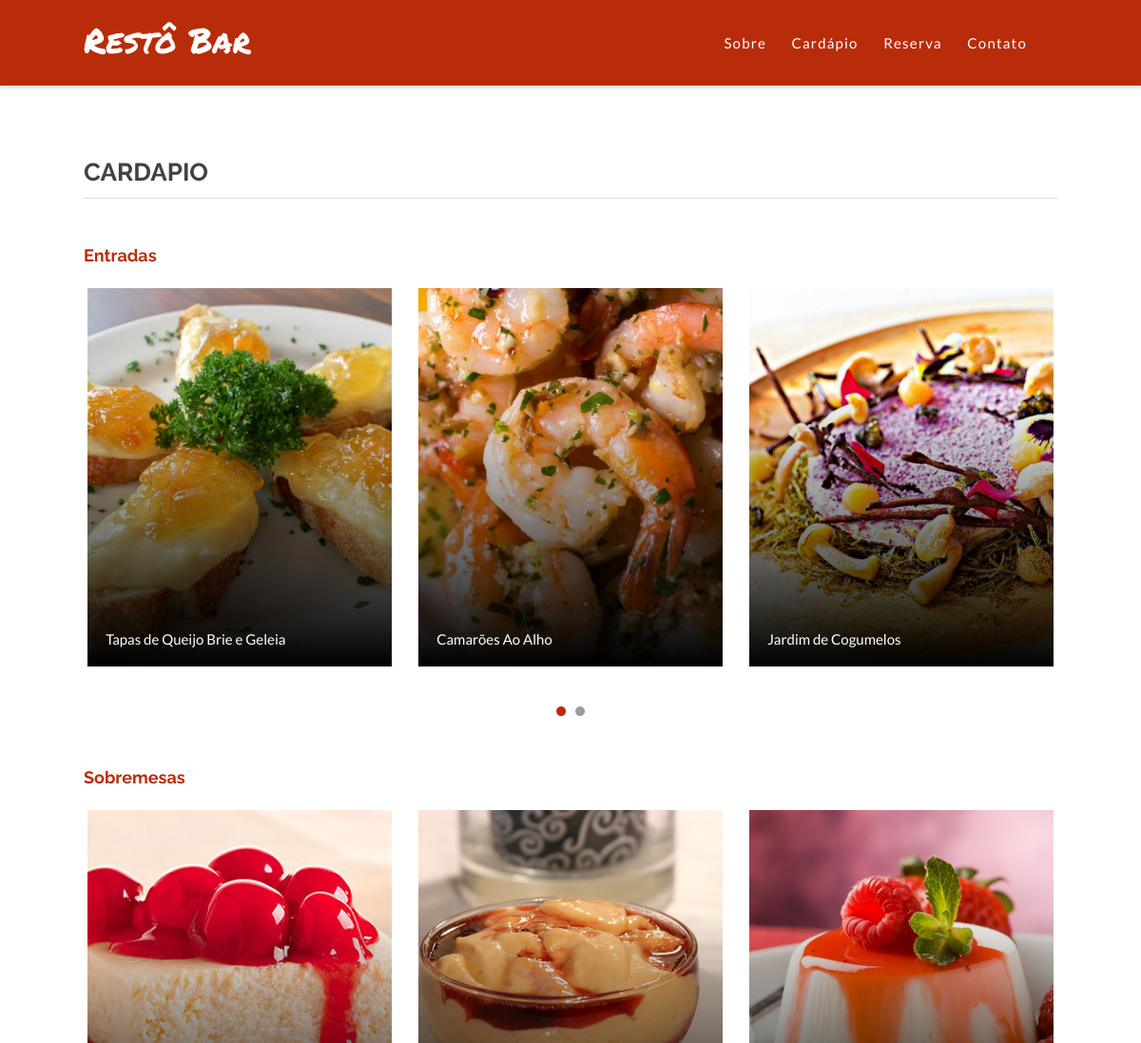
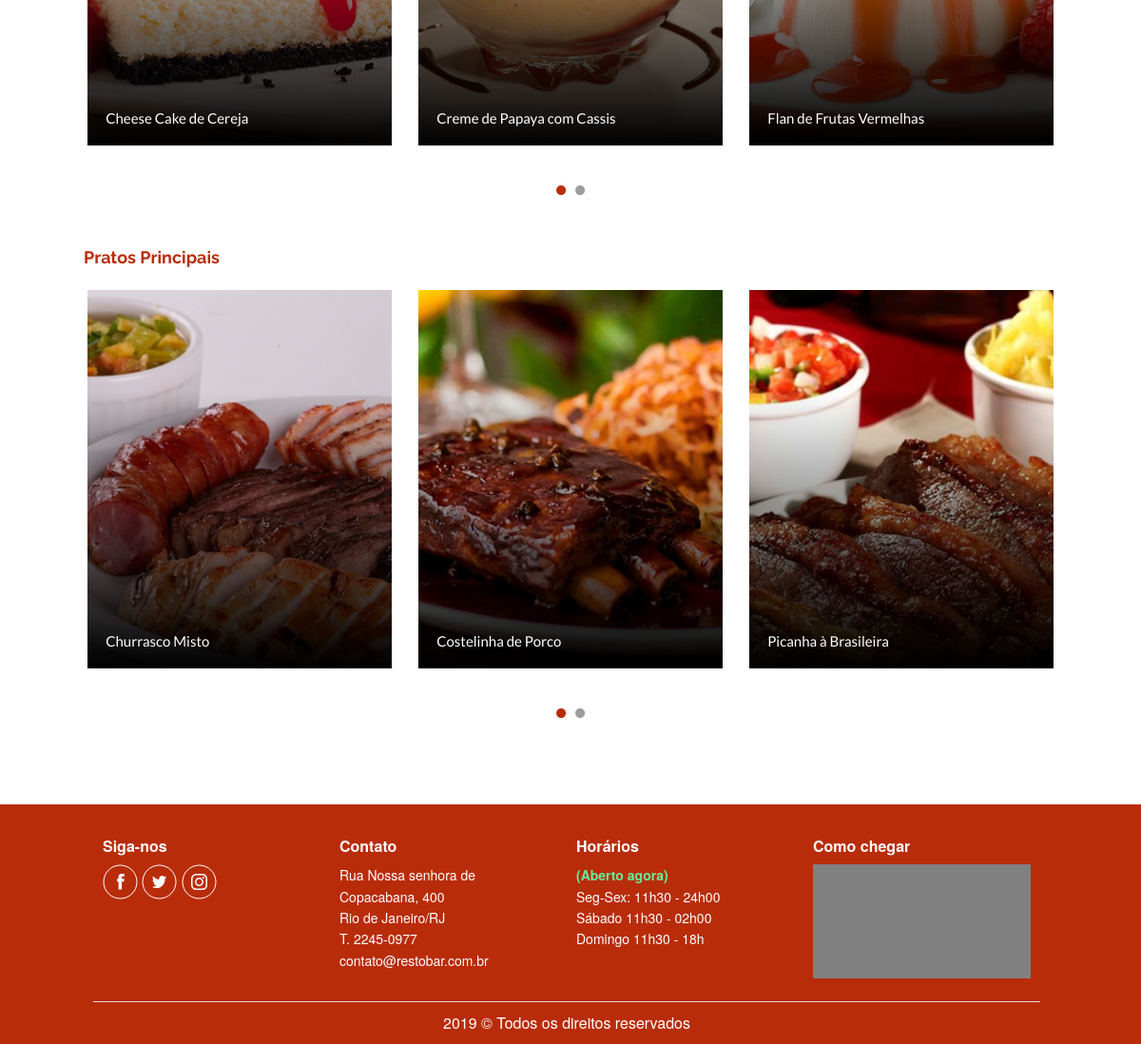
Page /cardapio.php on the committed database (2 pictures, top to bottom).
### tables this page shows
CREATE TABLE `pratos` (
  `codigo` varchar(30) NOT NULL,
  `nome` varchar(50) NOT NULL,
  `categoria` varchar(50) NOT NULL,
  `descricao` varchar(1000) NOT NULL,
  `preco` float NOT NULL,
  `calorias` int(11) NOT NULL,
  `destaque` tinyint(1) NOT NULL
);

### cardapio.php (the view)
<?php include 'header.php'; ?>
        <div class="cardapio-list small-11 large-12 columns no-padding small-centered">
            <div class="global-page-container">
                <div class="cardapio-title small-12 columns no-padding">
                    <h3>Cardapio</h3>
                    <hr></hr>
                </div>
                    <?php
                            $server = 'localhost';
                            $user = 'root';
                            $password = '';
                            $db_name = 'restaurante';
                            $port = '3306';
                            $db_connect = new mysqli($server,$user,$password,$db_name,$port);
                            mysqli_set_charset($db_connect,"utf8");
                            if ($db_connect->connect_error) {
                                echo 'Falha: ' . $db_connect->connect_error;
                            } else {
                                $sql = "SELECT DISTINCT categoria from pratos;";
                                $result = $db_connect->query($sql);
                                if ($result->num_rows > 0) {
                                    while ($row = $result->fetch_assoc()) {
                                            $categoria = $row['categoria'];
                                            ?>
                                <div class="category-slider small-12 columns no-padding">
                                    <h4><?php echo $categoria ?></h4>
                                    <div class="slider-cardapio">
                                        <div class="slider-002 small-12 small-centered columns">
                                            <?php
                                                $sql2 = "SELECT * from pratos WHERE categoria='$categoria'";
                                                $result2 = $db_connect->query($sql2);
                                                if ($result2->num_rows > 0) {
                                                    while ($row2 = $result2->fetch_assoc()) { ?>
                                                     <div class="cardapio-item-outer bounce-hover small-10 medium-4 columns">
                                                        <div class="cardapio-item">
                                                            <a href="prato.php?prato=<?php echo $row2['codigo']; ?>">
                                                                <div class="item-image">
                                                                    <img src="img/cardapio/<?php echo $row2['codigo']; ?>.jpg" alt="<?php echo $row2['nome']; ?>"/>
                                                                </div>
                                                                <div class="item-info">
                                                                    <div class="title"><?php echo $row2['nome']; ?></div>
                                                                </div>
                                                                <div class="gradient-filter">
                                                                </div>
                                                            </a>
                                                        </div>
                                                    </div>
                                                    <?php }
                                                }
                                             ?>
                                        </div>
                                    </div>
                            </div>
                                   <?php }
                                } else {
                                    'Não há pratos.';
                                }
                            }
                        ?>
            </div>
        </div>
<?php include 'footer.php'; ?>

### header.php (shortened to what this page needs)
<!doctype html>
<html class="no-js" lang="en">
    <head>
        <link rel="stylesheet" href="css/foundation.css" />
        <link rel="stylesheet" href="css/slick.css" />
        <link rel="stylesheet" href="css/style.css" />
    </head>
    <body>
		<header>
			<div class="main-header large-12 columns no-padding">
				<div class="global-page-container">
					<div class="logo small-6 small-offset-3 large-3 large-offset-0 columns no-padding">
						<a href="index.php" title="home">
							<div class="table">
								<div class="table-cell">
									<h1>Restô Bar</h1>
								</div>
							</div>
						</a>
					</div>
					<div class="main-menu show-for-large-up large-9 columns text-right">
						<div class="table">
							<div class="table-cell">
								<ul class="menu-items">
                                   <?php include 'navegation-list.php'; ?>
								</ul>
							</div>
						</div>
					</div>
				</div>
			</div>
                                   <?php include 'navegation-list.php'; ?>
		</header>
		<div class="ghost-element">
		</div>

### navegation-list.php
<li><a href="index.php#about-us">Sobre</a></li>
<li><a href="cardapio.php">Cardápio</a></li>
<li><a href="index.php#contact-us">Reserva</a></li>
<li><a href="index.php#footer">Contato</a></li>

### footer.php (shortened to what this page needs)
<footer id="footer" class="small-12 columns no-padding">
            <div class="global-page-container">
                <div class="small-11 small-centered large-12 columns footer-section">
                    <div class="follow-us small-5 medium-3 small-offset-1 medium-offset-0 columns">
                        <h4 class="footer-section-title">Siga-nos</h4>
                        <a href="http://www.facebook.com"><img src="img/social-icons/facebook.svg" alt="facebook-icon"></a>
                        <a href="http://www.twitter.com"><img src="img/social-icons/twitter.svg" alt="facebook-icon"></a>
                        <a href="http://www.instagram.com"><img src="img/social-icons/instagram.svg" alt="facebook-icon"></a>
                    </div>
                    <div class="contato small-5 medium-3 small-offset-1 medium-offset-0 columns">
                        <h4 class="footer-section-title">Contato</h4>
                        <p>
                            Rua Nossa senhora de Copacabana, 400<br>
                            Rio de Janeiro/RJ<br>
                            T. 2245-0977<br>
                            contato@restobar.com.br
                        </p>
                    </div>
                    <div class="horario small-5 medium-3 small-offset-1 medium-offset-0 columns">
                        <h4 class="footer-section-title">Horários</h4>
                        <?php
                            $dia_semana = date('w');
                            $agora = strtotime('now');
                            $inicio_dia = strtotime('today');
                            $hora_atual = $agora - $inicio_dia;
                            if ($dia_semana >= 1 && $dia_semana <= 6) {
                                if ($hora_atual < 41400) {
                                    $texto_horario = '(Fechado agora)';
                                    $classe_horario = 'horario-fechado';
                                } else{
                                    $texto_horario = '(Aberto agora)';
                                    $classe_horario = 'horario-aberto';
                                }
                            }
                         ?>
                        <p><span class="<?php echo $classe_horario; ?>"><?php echo $texto_horario;?></span><br>
                        Seg-Sex: 11h30 - 24h00<br>
                        Sábado 11h30 - 02h00<br>
                        Domingo 11h30 - 18h</p>
                    </div>
                    <div class="como-chegar small-5 medium-3 small-offset-1 medium-offset-0 columns">
                        <h4 class="footer-section-title">Como chegar</h4>
                        <div id="map"></div>
                    </div>
                    <hr></hr>
                    <div class="copyright small-12 columns">
                        <?php echo date('Y') ?> &copy; Todos os direitos reservados
                    </div>
                </div>
            </div>
        </footer>
    </body>
</html>

### rows in the picture
pratos: codigo (picture), nome "Tapas de Queijo Brie e Geleia"
pratos: codigo (picture), nome "Camarões Ao Alho"
pratos: codigo (picture), nome "Jardim de Cogumelos"
pratos: codigo (picture), nome "Cheese Cake de Cereja"
pratos: codigo (picture), nome "Creme de Papaya com Cassis"
pratos: codigo (picture), nome "Flan de Frutas Vermelhas"
pratos: codigo (picture), nome "Churrasco Misto"
pratos: codigo (picture), nome "Costelinha de Porco"
pratos: codigo (picture), nome "Picanha à Brasileira"

### other values in the picture
$categoria "Entradas"
$categoria "Sobremesas"
$categoria "Pratos Principais"
$texto_horario "(Aberto agora)"
